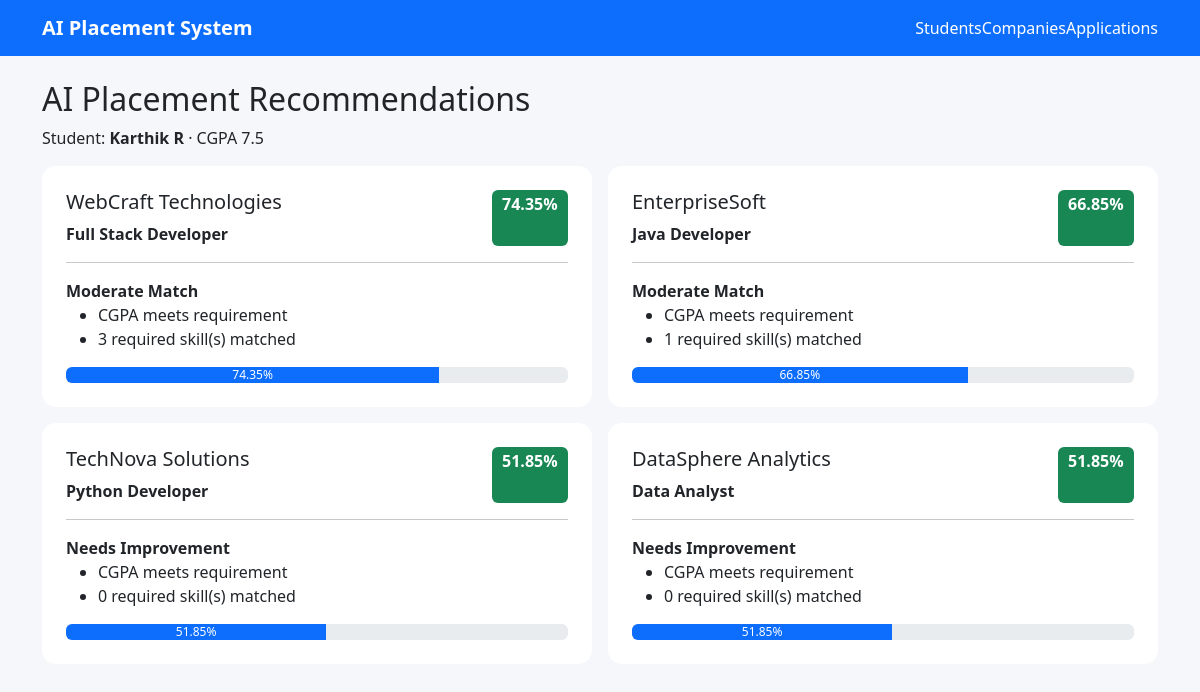
Page /recommendations/3 on the committed database.
### tables this page shows
CREATE TABLE students(id INTEGER PRIMARY KEY AUTOINCREMENT,name TEXT NOT NULL,email TEXT UNIQUE NOT NULL,phone TEXT,department TEXT,cgpa REAL,skills TEXT,projects INTEGER,internships INTEGER,communication INTEGER,aptitude INTEGER,created_at TEXT DEFAULT CURRENT_TIMESTAMP);

CREATE TABLE companies(id INTEGER PRIMARY KEY AUTOINCREMENT,name TEXT NOT NULL,role TEXT NOT NULL,package_lpa REAL,required_skills TEXT,min_cgpa REAL,openings INTEGER,created_at TEXT DEFAULT CURRENT_TIMESTAMP);

### app.py (the view)
@app.route('/recommendations/<int:sid>')
def recommendations(sid):
 c=db(); s=c.execute('SELECT * FROM students WHERE id=?',(sid,)).fetchone(); cs=c.execute('SELECT * FROM companies').fetchall(); c.close()
 if not s:return 'Student not found',404
 r=[]
 for co in cs: sc,st,re=score(s,co); r.append({'company':co,'score':sc,'status':st,'reasons':re})
 return render_template('recommendations.html',student=s,results=sorted(r,key=lambda z:z['score'],reverse=True))

### app.py (called while the page is built)
def db():
 c=sqlite3.connect(DB_PATH); c.row_factory=sqlite3.Row; return c

def score(s,c):
 cg=float(s['cgpa']); minimum=float(c['min_cgpa']); x=30 if cg>=minimum else max(0,30-(minimum-cg)*12)
 req={a.strip().lower() for a in c['required_skills'].split(',')}; have={a.strip().lower() for a in s['skills'].split(',')}; m=len(req&have); x+=30*m/max(1,len(req)); x+=min(15,int(s['projects'])*3); x+=min(10,int(s['internships'])*5); x+=min(10,int(s['communication'])); x+=min(5,int(s['aptitude'])*.55); x=round(min(100,x),2); return x,('High Match' if x>=80 else 'Moderate Match' if x>=60 else 'Needs Improvement'),[('CGPA meets requirement' if cg>=minimum else 'CGPA below requirement'),f'{m} required skill(s) matched']

### templates/recommendations.html
{% extends 'base.html' %}{% block content %}<h2>AI Placement Recommendations</h2><p>Student: <b>{{student.name}}</b> · CGPA {{student.cgpa}}</p><div class="row g-3">{% for r in results %}<div class="col-md-6"><div class="card p-4 h-100"><div class="d-flex justify-content-between"><div><h5>{{r.company.name}}</h5><b>{{r.company.role}}</b></div><span class="badge bg-success fs-6">{{r.score}}%</span></div><hr><b>{{r.status}}</b><ul>{% for x in r.reasons %}<li>{{x}}</li>{% endfor %}</ul><div class="progress"><div class="progress-bar" style="width:{{r.score}}%">{{r.score}}%</div></div></div></div>{% endfor %}</div>{% endblock %}

### static/style.css (style rules this page uses)
body { background:#f5f7fb }
.card { border:0;border-radius:14px }

### rows in the picture
students: name "Karthik R", cgpa "7.5"
companies: company.name "WebCraft Technologies", company.role "Full Stack Developer"
companies: company.name "EnterpriseSoft", company.role "Java Developer"
companies: company.name "TechNova Solutions", company.role "Python Developer"
companies: company.name "DataSphere Analytics", company.role "Data Analyst"

### other values in the picture
{{ r.score }} "74.35" "66.85" "51.85" "51.85"
{{ r.status }} "Moderate Match" "Moderate Match" "Needs Improvement" "Needs Improvement"
{{ x }} "CGPA meets requirement" "3 required skill(s) matched" "CGPA meets requirement" "1 required skill(s) matched" "CGPA meets requirement" "0 required skill(s) matched" "CGPA meets requirement" "0 required skill(s) matched"
